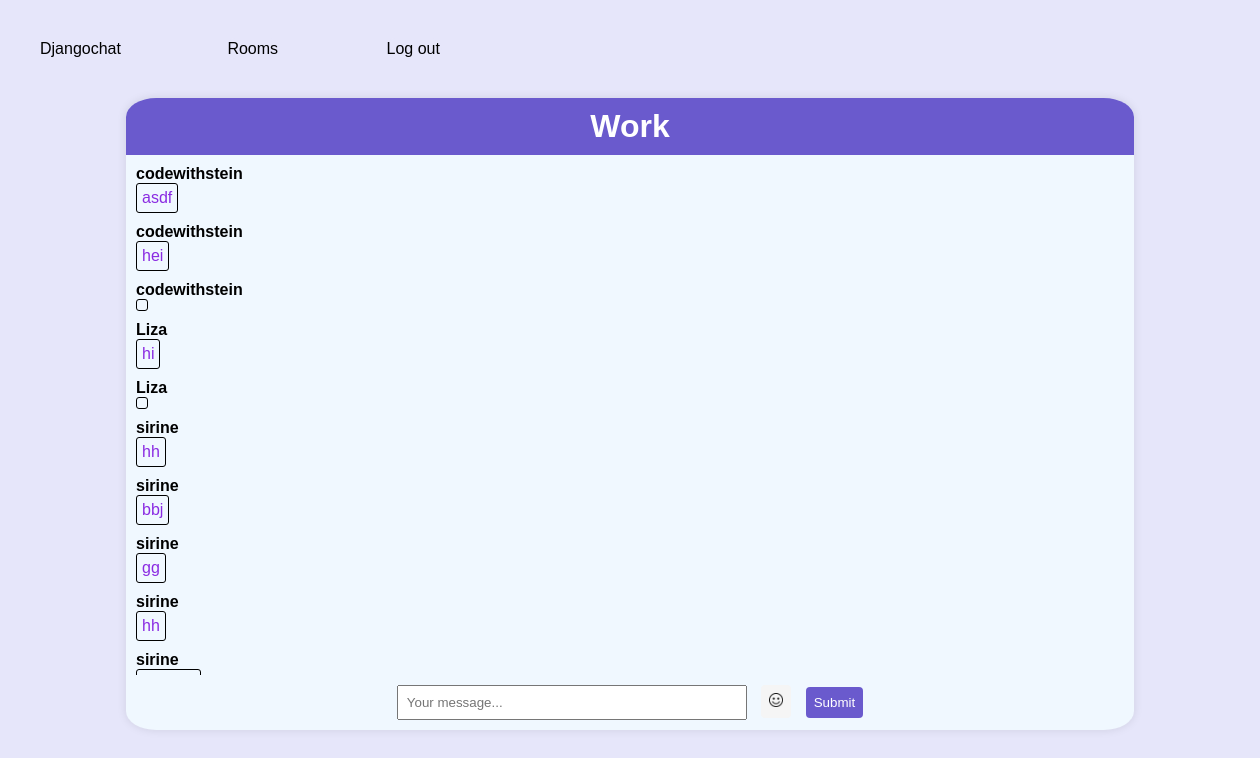
/rooms/work/ (signed in), run on the app's committed database.
### room/models.py (models this page shows)
class Room(models.Model):
    name = models.CharField(max_length=255)
    slug = models.SlugField(unique=True)

class Message(models.Model):
    room = models.ForeignKey(Room, related_name='messages', on_delete=models.CASCADE)
    user = models.ForeignKey(User, related_name='messages', on_delete=models.CASCADE)
    content = models.TextField()
    date_added = models.DateTimeField(auto_now_add=True)
    class Meta:
        ordering = ('date_added',)

### room/views.py (the view)
# urls.py: path('rooms/', include('room.urls')),
@login_required
def room(request, slug):
    room = Room.objects.get(slug=slug)
    messages = Message.objects.filter(room=room)[0:25]
    return render(request, 'room/room.html', {'room': room, 'messages': messages})

### room/templates/room/room.html (shortened to what this page needs)
{% extends 'core/base.html' %}
{% load static%}
{% block content %}
<div class="contentbody">
    <div class="chat-header">
        <h1> {{ room.name }} </h1>
    </div>
    <div class="chatbox">
        <div id="chat-messages">
            {% for message in messages %}
            <div>
                <div class="username">
                    <p>{{message.user.username}}</p>
                </div>
                <div class="messagebubble">
                    <p>{{ message.content }}</p>
                </div>
            </div>
            {% endfor %}
        </div>
    </div>
    <div class="message-input">
        <form method="post" action=".">
            <input type="text" name="content"placeholder="Your message..." id="chat-message-input">
            <button id="EmojiButton">
                <img width="14" src="{% static 'emoji.png' %}"/>
            </button>
            <button id="chat-message-submit">Submit</button>
        </form>
    </div>
</div>
{% endblock %}

### static/style.css (style rules this page uses)
* { font-family: Arial, sans-serif; margin: 0; padding: 0; justify-content: center; align-items: center; }
body { background-color: #E6E6FA; }
.chat-header { padding: 10px; background-color: #6A5ACD; color: #fff; display: flex; align-items: center; }
.contentbody { margin :auto; border-radius: 8px; overflow: hidden; box-shadow: 0 0 10px rgba(0, 0, 0, 0.1); width: 80%; height:90%; border-radius:3%; background-color: aliceblue; }
.message-input { padding: 10px; display: flex; align-items: center; }
#chat-message-input { padding: 8px; box-sizing: border-box; width:350px; }
button { margin-left: 10px; padding: 8px; cursor: pointer; background-color: #6A5ACD; color: white ; border: none; border-radius: 4px; }
#EmojiButton { background-color: whitesmoke; }
.chatbox { width: 700px; height: 500px; overflow-y: auto; padding: 10px; width:100%; }
.messagebubble p { color:blueviolet; }
.messagebubble { border : 1px solid black ; align-items: center; margin-bottom: 10px; width: fit-content; padding: 5px; background-color: aliceblue; border-radius: 3px; }
.username p { font-weight: bold; }

### data on the page
Room: name "Work"
Message: user.username "codewithstein", content "asdf"
Message: user.username "codewithstein", content "hei"
Message: user.username "codewithstein"
Message: user.username "Liza", content "hi"
Message: user.username "Liza"
Message: user.username "sirine", content "hh"
Message: user.username "sirine", content "bbj"
Message: user.username "sirine", content "gg"
Message: user.username "sirine", content "hh"
Message: user.username "sirine"
